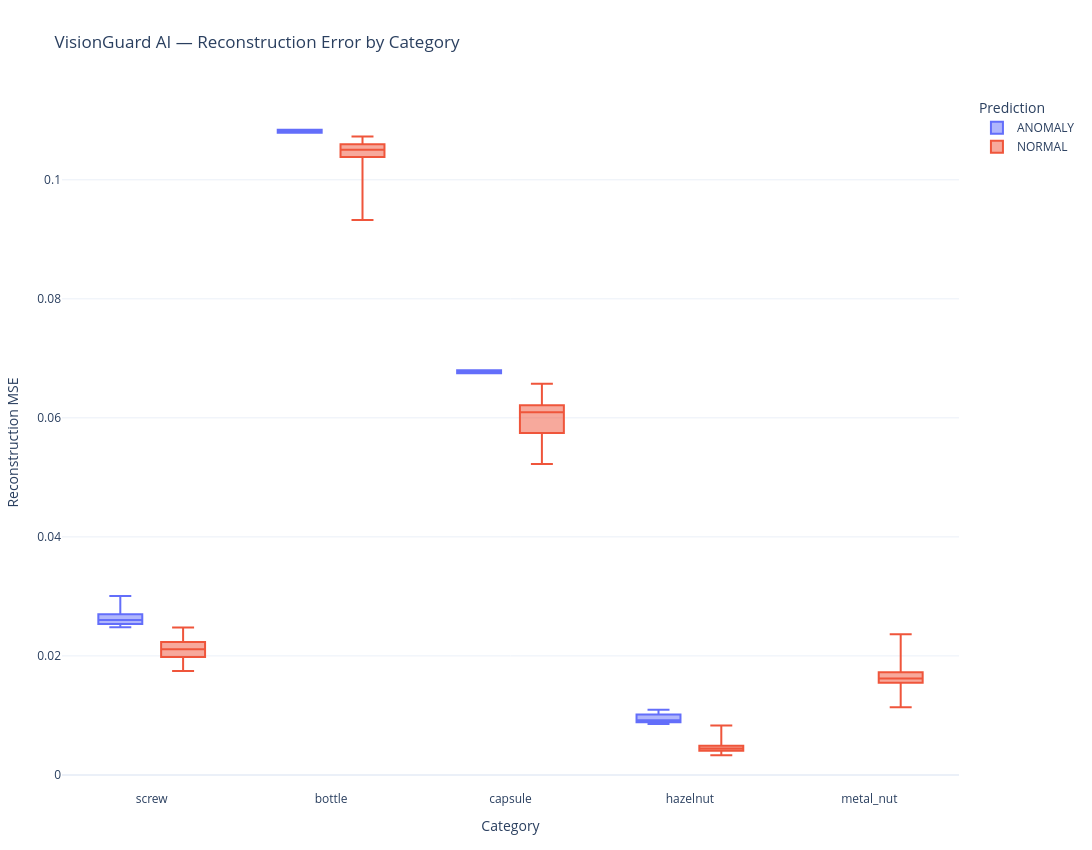

Here is the notebook cell this chart was saved with:
### Code cell
fig = px.box(
    score_results_df,
    x="Category",
    y="Reconstruction Error",
    color="Prediction",
    points=False,
    title="VisionGuard AI — Reconstruction Error by Category",
    template="plotly_white",
)

fig.update_layout(
    yaxis_title="Reconstruction MSE"
)

finalize_plotly(
    fig,
    "VisionGuard AI — Reconstruction Error by Category",
)

### Figure 1 — Plotly figure (JSON) as saved in the notebook; plotly's stock layout.template omitted (floating-point values rounded to 4 significant figures; data arrays with more than 128 entries replaced by an {"elided": "..."} marker saying what was removed)
{"data": [{"alignmentgroup": "True", "boxpoints": false, "hovertemplate": "Prediction=ANOMALY<br>Category=%{x}<br>Reconstruction Error=%{y}<extra></extra>", "legendgroup": "ANOMALY", "marker": {"color": "#636efa"}, "name": "ANOMALY", "notched": false, "offsetgroup": "ANOMALY", "orientation": "v", "showlegend": true, "type": "box", "x": ["screw", "screw", "screw", "screw", "screw", "screw", "screw", "screw", "screw", "screw", "screw", "screw", "screw", "screw", "screw", "screw", "screw", "screw", "screw", "screw", "screw", "screw", "screw", "screw", "screw", "screw", "screw", "screw", "screw", "screw", "screw", "screw", "screw", "bottle", "bottle", "capsule", "capsule", "hazelnut", "hazelnut", "hazelnut", "hazelnut", "hazelnut", "hazelnut", "hazelnut", "hazelnut", "hazelnut"], "x0": " ", "xaxis": "x", "y": [0.02604, 0.02527, 0.02587, 0.02529, 0.02553, 0.03005, 0.02695, 0.02559, 0.02653, 0.02633, 0.02541, 0.02561, 0.0269, 0.0262, 0.02861, 0.02481, 0.02711, 0.02761, 0.02733, 0.02639, 0.02533, 0.02675, 0.02696, 0.02923, 0.02865, 0.02502, 0.02554, 0.02523, 0.02494, 0.02536, 0.02744, 0.02547, 0.02516, 0.1084, 0.1079, 0.06798, 0.06748, 0.008918, 0.009547, 0.008887, 0.01015, 0.01022, 0.01094, 0.009165, 0.008691, 0.00855], "y0": " ", "yaxis": "y"}, {"alignmentgroup": "True", "boxpoints": false, "hovertemplate": "Prediction=NORMAL<br>Category=%{x}<br>Reconstruction Error=%{y}<extra></extra>", "legendgroup": "NORMAL", "marker": {"color": "#EF553B"}, "name": "NORMAL", "notched": false, "offsetgroup": "NORMAL", "orientation": "v", "showlegend": true, "type": "box", "x": {"elided": "554 str values"}, "x0": " ", "xaxis": "x", "y": {"elided": "554 float values"}, "y0": " ", "yaxis": "y"}], "layout": {"boxmode": "group", "height": 850, "legend": {"title": {"text": "Prediction"}, "tracegroupgap": 0}, "margin": {"b": 60, "l": 60, "r": 40, "t": 95}, "title": {"text": "VisionGuard AI — Reconstruction Error by Category"}, "width": 1400, "xaxis": {"anchor": "y", "domain": [0, 1], "title": {"text": "Category"}}, "yaxis": {"anchor": "x", "domain": [0, 1], "title": {"text": "Reconstruction MSE"}}}}
